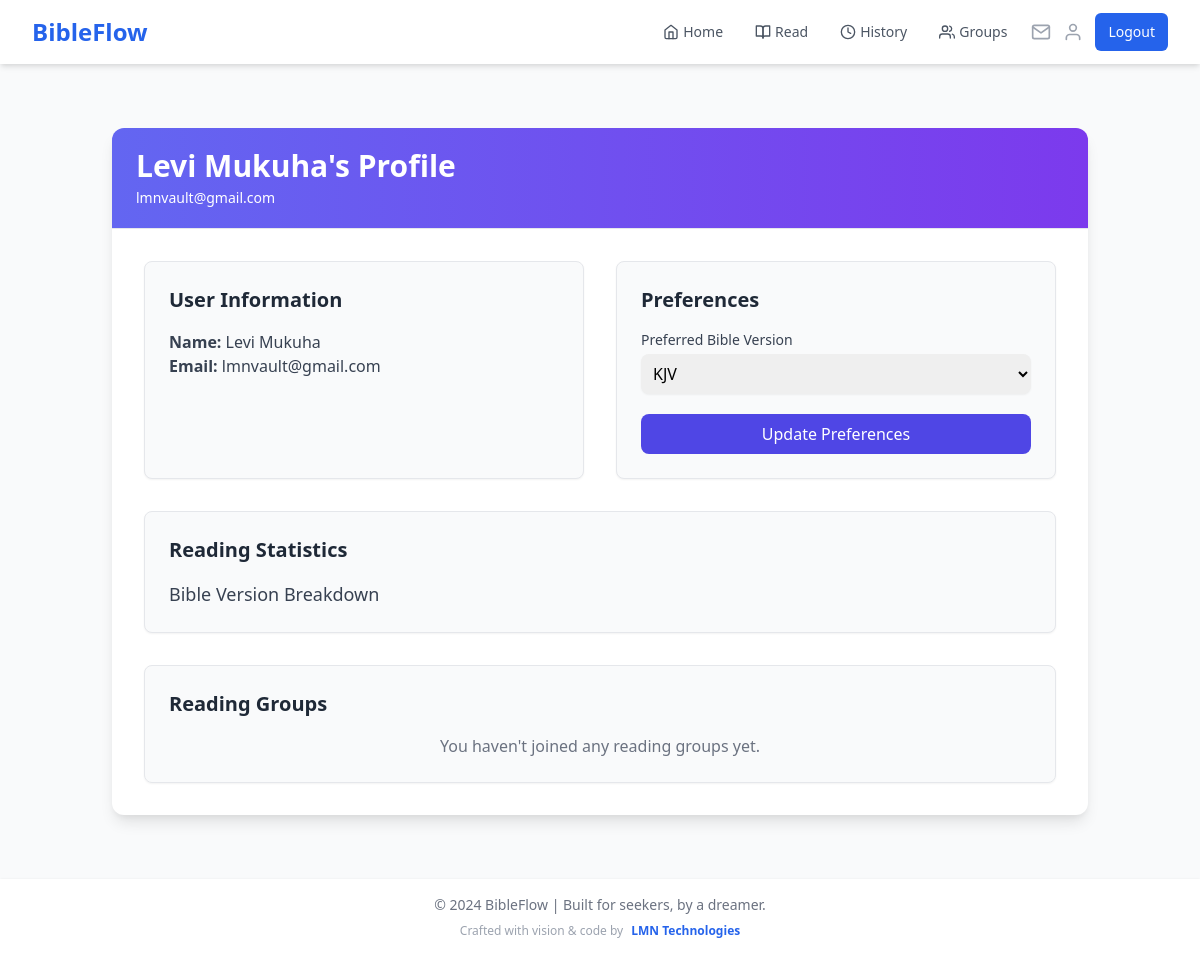
The page /profile (signed in) on the database its author committed.
### app.py (models this page shows)
class User(UserMixin, db.Model):
    id = db.Column(db.Integer, primary_key=True)
    name = db.Column(db.String(100), nullable=False)
    email = db.Column(db.String(120), unique=True, nullable=False, index=True)
    password_hash = db.Column(db.String(200), nullable=False)
    streak = db.Column(db.Integer, default=0)
    last_read_date = db.Column(db.DateTime, index=True)
    readings = db.relationship('Reading', backref='user', lazy='dynamic')
    preferred_version = db.Column(db.String(10), default='KJV')
    created_groups = db.relationship('ReadingGroup', backref='creator', lazy='dynamic')
    group_memberships = db.relationship('GroupMember', backref='user', lazy='dynamic')

### app.py (the view)
@app.route('/profile', methods=['GET', 'POST'])
@login_required
def profile():
    if request.method == 'POST':
        current_user.preferred_version = request.form.get('preferred_version', 'KJV')
        db.session.commit()
        cache.delete_memoized(get_bible_books)
        flash('Preferences updated successfully!')
        return redirect(url_for('profile'))
    reading_stats = db.session.query(
        Reading.bible_version,
        db.func.count(Reading.id)
    ).filter_by(user_id=current_user.id).group_by(Reading.bible_version).all()
    group_stats = GroupMember.query.filter_by(user_id=current_user.id).options(
        db.joinedload(GroupMember.reading_group)  # Change 'group' to 'reading_group'
    ).all()
    return render_template('profile.html',
                         versions=BIBLE_VERSIONS.keys(),
                         reading_stats=reading_stats,
                         group_stats=group_stats)

### app.py (called while the page is built)
@login_manager.user_loader
def load_user(user_id):
    if 'user_id' in session:
        return User.query.get(int(session['user_id']))
    return None

@app.context_processor
def inject_user_name():
    if current_user.is_authenticated:
        return dict(user_name=current_user.name)
    return dict(user_name='Guest')

@app.context_processor
def inject_invitation_count():
    if current_user.is_authenticated:
        invitation_count = GroupInvitation.query.filter(
            GroupInvitation.email == current_user.email,
            GroupInvitation.used == False,
            GroupInvitation.expires_at > datetime.utcnow()
        ).count()
        return dict(invitation_count=invitation_count)
    return dict(invitation_count=0)

### templates/profile.html (shortened to what this page needs)
{% extends "base.html" %}
{% block content %}
<div class="container mx-auto px-6 py-8">
    <div class="bg-white shadow-lg rounded-xl overflow-hidden">
        <div class="bg-gradient-to-r from-indigo-500 to-purple-600 px-6 py-5 border-b">
            <h1 class="text-3xl font-bold text-white">{{ current_user.name }}'s Profile</h1>
            <p class="text-white text-sm mt-1">{{ current_user.email }}</p>
        </div>
        <div class="p-8">
            <div class="grid md:grid-cols-2 gap-8">
                <div class="bg-gray-50 p-6 rounded-lg shadow-sm border">
                    <h2 class="text-xl font-semibold text-gray-800 mb-4">User Information</h2>
                    <p class="text-gray-700"><strong>Name:</strong> {{ current_user.name }}</p>
                    <p class="text-gray-700"><strong>Email:</strong> {{ current_user.email }}</p>
                </div>
                <div class="bg-gray-50 p-6 rounded-lg shadow-sm border">
                    <h2 class="text-xl font-semibold text-gray-800 mb-4">Preferences</h2>
                    <form method="POST" class="space-y-5">
                        <div>
                            <label class="block text-sm font-medium text-gray-700">
                                Preferred Bible Version
                            </label>
                            <select
                                name="preferred_version"
                                class="mt-1 block w-full rounded-lg border-gray-300 shadow-sm focus:border-indigo-400 focus:ring focus:ring-indigo-300 focus:ring-opacity-50 p-2"
                            >
                                {% for version in versions %}
                                <option
                                    value="{{ version }}"
                                    {% if version == current_user.preferred_version %}selected{% endif %}
                                >
                                    {{ version }}
                                </option>
                                {% endfor %}
                            </select>
                        </div>
                        <button
                            type="submit"
                            class="w-full bg-indigo-600 text-white py-2 px-4 rounded-lg hover:bg-indigo-700 transition focus:outline-none focus:ring-2 focus:ring-indigo-500"
                        >
                            Update Preferences
                        </button>
                    </form>
                </div>
            </div>
            <div class="mt-8 bg-gray-50 p-6 rounded-lg shadow-sm border">
                <h2 class="text-xl font-semibold text-gray-800 mb-4">Reading Statistics</h2>
                <div class="space-y-4">
                    <h3 class="text-lg font-medium text-gray-700">Bible Version Breakdown</h3>
                </div>
            </div>
            <div class="mt-8 bg-gray-50 p-6 rounded-lg shadow-sm border">
                <h2 class="text-xl font-semibold text-gray-800 mb-4">Reading Groups</h2>
                {% if group_stats %}
                    <div class="space-y-4">
                        {% for membership in group_stats %}
                        <div class="flex justify-between items-center bg-white p-4 rounded-md shadow-sm border border-gray-200">
                            <div>
                                <span class="font-medium text-gray-800 text-lg">
                                    {{ membership.reading_group.name }}
                                </span>
                                <span class="ml-2 text-sm text-gray-500">
                                    Joined: {{ membership.join_date.strftime('%Y-%m-%d') }}
                                </span>
                            </div>
                            <span class="text-sm text-gray-700 font-medium">
                                Book: {{ membership.reading_group.book }}
                            </span>
                        </div>
                        {% endfor %}
                    </div>
                {% else %}
                    <p class="text-gray-500 text-center">You haven't joined any reading groups yet.</p>
                {% endif %}
            </div>
        </div>
    </div>
</div>
{% endblock %}

### rows shown on the page
User: name "Levi Mukuha", email "lmnvault@gmail.com", preferred_version "KJV"
